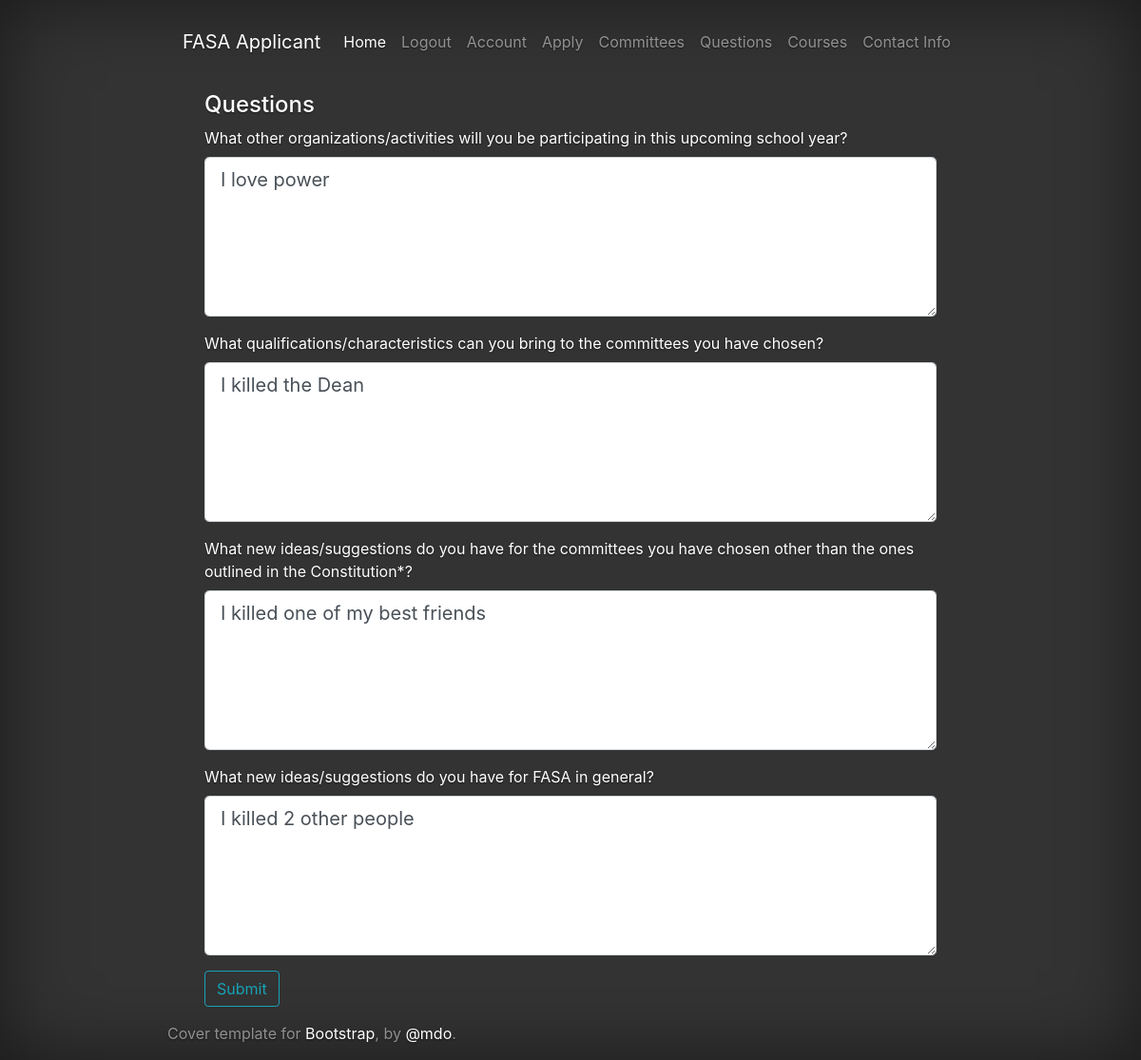
The app's page /questions (signed in) with its own data.
### run.py (models this page shows, shortened)
class QuestionsData(questions_db.Model):
    id = questions_db.Column(questions_db.Integer, primary_key = True)
    email = questions_db.Column(questions_db.String(100), nullable = False, unique = True)
    question_1 = questions_db.Column(questions_db.String(1000), nullable = True, unique = False)
    question_2 = questions_db.Column(questions_db.String(1000), nullable = True, unique = False)
    question_3 = questions_db.Column(questions_db.String(1000), nullable = True, unique = False)
    question_4 = questions_db.Column(questions_db.String(1000), nullable = True, unique = False)

### run.py (the view)
@app.route("/questions", methods = ['GET', 'POST'])
@login_required
def questions():
    form = QuestionForm()
    if form.validate_on_submit():
        QuestionsData.query.filter_by(email = current_user.email).delete()
        data_question = QuestionsData(email = current_user.email, question_1 = form.question_1.data,
                                 question_2 = form.question_2.data, question_3 = form.question_3.data,
                                 question_4 = form.question_4.data)
        questions_db.session.add(data_question)
        questions_db.session.commit()
        flash("Success", "success")
        return redirect(url_for('hello'))
    elif request.method == 'GET':
        user = QuestionsData.query.filter_by(email = current_user.email).first()
        if (user is not None):
            form.question_1.data = user.question_1
            form.question_2.data = user.question_2
            form.question_3.data = user.question_3
            form.question_4.data = user.question_4
    return render_template("questions.html", form = form)

### run.py
class QuestionForm(FlaskForm):
    question_1 = TextAreaField('Question 1', validators = [Length(min = 2, max = 1000)], render_kw={"rows": 5, "cols": 0})
    question_2 = TextAreaField('Question 2', validators = [Length(min = 2, max = 1000)], render_kw={"rows": 5, "cols": 0})
    question_3 = TextAreaField('Question 3', validators = [Length(min = 2, max = 1000)], render_kw={"rows": 5, "cols": 0})
    question_4 = TextAreaField('Question 4', validators = [Length(min = 2, max = 1000)], render_kw={"rows": 5, "cols": 0})
    submit = SubmitField('Submit')

### run.py (called while the page is built)
@login_manager.user_loader
def load_user(user_id):
    return User.query.get(int(user_id))

### templates/questions.html (shortened to what this page needs)
{% extends "layout.html" %}
{% block content %}
        <h4>Questions</h4>
    <form class = "needs-validation" method = "POST">
        <div class="form-group">
          <label for="exampleFormControlTextarea1">What other organizations/activities will you be participating in this upcoming school year?</label>
            {% if form.question_1.errors %}
                {{ form.question_1(class = "form-control form-control-lg is-invalid") }}
                <div class = "invalid-feedback">
                    {% for error in form.question_1.errors %}
                        <span> {{ error }}</span>
                    {% endfor %}
                </div>
            {% else %}
                {{ form.question_1(class = "form-control form-control-lg") }}
            {% endif %}
        </div>
        <div class="form-group">
          <label for="exampleFormControlTextarea1">What qualifications/characteristics can you bring to the committees you have chosen?</label>
            {% if form.question_2.errors %}
                {{ form.question_2(class = "form-control form-control-lg is-invalid") }}
                <div class = "invalid-feedback">
                    {% for error in form.question_2.errors %}
                        <span> {{ error }}</span>
                    {% endfor %}
                </div>
            {% else %}
                {{ form.question_2(class = "form-control form-control-lg") }}
            {% endif %}
        </div>
        <div class="form-group">
          <label for="exampleFormControlTextarea1">What new ideas/suggestions do you have for the committees you have chosen other than the ones outlined in the Constitution*?</label>
            {% if form.question_3.errors %}
                {{ form.question_3(class = "form-control form-control-lg is-invalid") }}
                <div class = "invalid-feedback">
                    {% for error in form.question_3.errors %}
                        <span> {{ error }}</span>
                    {% endfor %}
                </div>
            {% else %}
                {{ form.question_3(class = "form-control form-control-lg") }}
            {% endif %}
        </div>
        <div class="form-group">
          <label for="exampleFormControlTextarea1">What new ideas/suggestions do you have for FASA in general?</label>
            {% if form.question_4.errors %}
                {{ form.question_4(class = "form-control form-control-lg is-invalid") }}
                <div class = "invalid-feedback">
                    {% for error in form.question_4.errors %}
                        <span> {{ error }}</span>
                    {% endfor %}
                </div>
            {% else %}
                {{ form.question_4(class = "form-control form-control-lg") }}
            {% endif %}
        </div>
        <div class = "form-group">
          {{ form.submit(class = "btn btn-outline-info") }}
        </div>
    </form>
{% endblock content %}

### static/main.css (style rules this page uses)
html, body { height: 100%; background-color: #333; }
body { display: -ms-flexbox; display: -webkit-box; display: flex; -ms-flex-pack: center; -webkit-box-pack: center; justify-content: center; color: #fff; text-shadow: 0 .05rem .1rem rgba(0, 0, 0, .5); box-shadow: inset 0 0 5rem rgba(0, 0, 0, .5); }

### records on screen
QuestionsData: question_1 "I love power", question_2 "I killed the Dean", question_3 "I killed one of my best friends", question_4 "I killed 2 other people"
